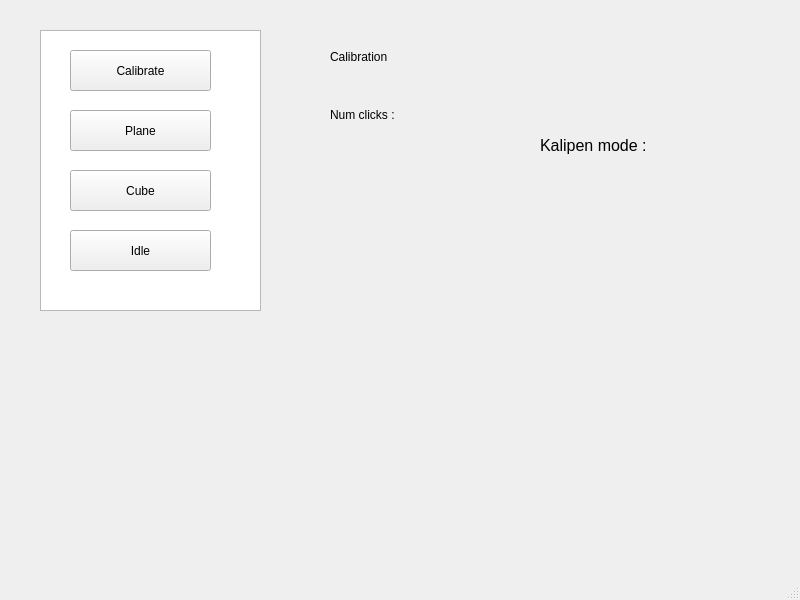
<?xml version="1.0" encoding="UTF-8"?>
<ui version="4.0">
 <class>MainWindow</class>
 <widget class="QMainWindow" name="MainWindow">
  <property name="geometry">
   <rect>
    <x>0</x>
    <y>0</y>
    <width>800</width>
    <height>600</height>
   </rect>
  </property>
  <property name="windowTitle">
   <string>MainWindow</string>
  </property>
  <widget class="QWidget" name="centralwidget">
   <widget class="QLabel" name="modeLabel">
    <property name="geometry">
     <rect>
      <x>540</x>
      <y>80</y>
      <width>221</width>
      <height>131</height>
     </rect>
    </property>
    <property name="font">
     <font>
      <pointsize>12</pointsize>
     </font>
    </property>
    <property name="text">
     <string>Kalipen mode : </string>
    </property>
    <property name="wordWrap">
     <bool>true</bool>
    </property>
   </widget>
   <widget class="QListWidget" name="listWidget">
    <property name="geometry">
     <rect>
      <x>40</x>
      <y>30</y>
      <width>221</width>
      <height>281</height>
     </rect>
    </property>
   </widget>
   <widget class="QPushButton" name="calibrateButton">
    <property name="geometry">
     <rect>
      <x>70</x>
      <y>50</y>
      <width>141</width>
      <height>41</height>
     </rect>
    </property>
    <property name="text">
     <string>Calibrate</string>
    </property>
   </widget>
   <widget class="QPushButton" name="planeButton">
    <property name="geometry">
     <rect>
      <x>70</x>
      <y>110</y>
      <width>141</width>
      <height>41</height>
     </rect>
    </property>
    <property name="text">
     <string>Plane</string>
    </property>
   </widget>
   <widget class="QPushButton" name="cubeButton">
    <property name="geometry">
     <rect>
      <x>70</x>
      <y>170</y>
      <width>141</width>
      <height>41</height>
     </rect>
    </property>
    <property name="text">
     <string>Cube</string>
    </property>
   </widget>
   <widget class="QPushButton" name="idleButton">
    <property name="geometry">
     <rect>
      <x>70</x>
      <y>230</y>
      <width>141</width>
      <height>41</height>
     </rect>
    </property>
    <property name="text">
     <string>Idle</string>
    </property>
   </widget>
   <widget class="QWidget" name="verticalLayoutWidget">
    <property name="geometry">
     <rect>
      <x>330</x>
      <y>30</y>
      <width>171</width>
      <height>111</height>
     </rect>
    </property>
    <layout class="QVBoxLayout" name="verticalLayout">
     <item>
      <widget class="QLabel" name="label_2">
       <property name="text">
        <string>Calibration</string>
       </property>
      </widget>
     </item>
     <item>
      <widget class="QLabel" name="clicksLabel">
       <property name="text">
        <string>Num clicks : </string>
       </property>
      </widget>
     </item>
    </layout>
   </widget>
  </widget>
  <widget class="QStatusBar" name="statusbar"/>
 </widget>
 <resources/>
 <connections/>
</ui>
